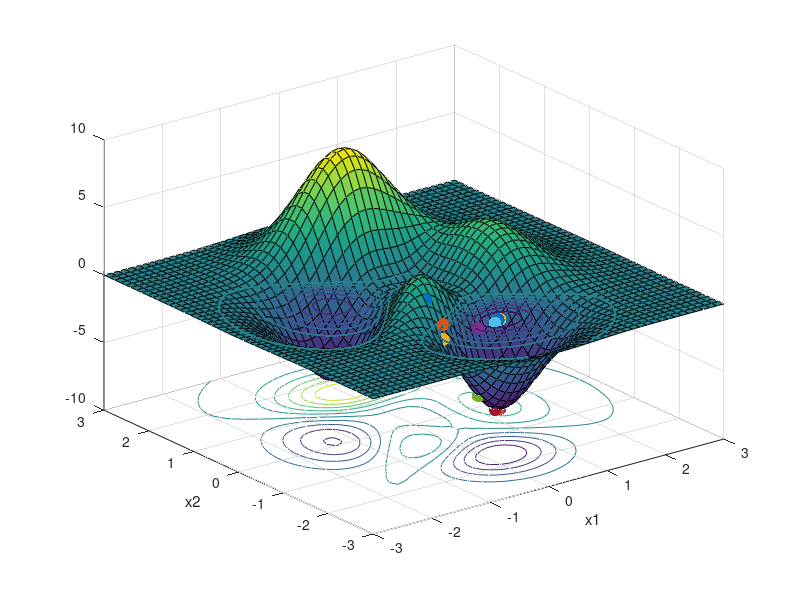
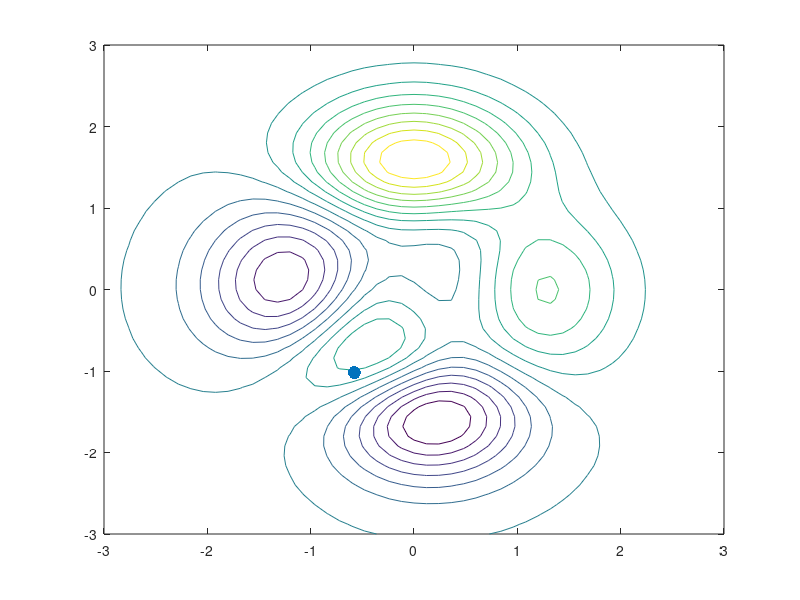

Reproduce these figures in MATLAB, in order.
funstr = '3*(1-x1).^2.*exp(-(x1.^2)-(x2+1).^2)-10*(x1/5-x1.^3-x2.^5).*exp(-x1.^2-x2.^2)-3*exp(-(x1+1).^2-x2.^2)';
f  = vectorize(inline(funstr));
range = [-3 3 -3 3]; 

N = 50
dx1 = (range(2)-range(1))/N;
dx2 = (range(4)-range(3))/N;

[x1,x2] = meshgrid(range(1):dx1:range(2), range(3):dx2:range(4));

z = (f(x1,x2));

figure(1)
surfc(x1,x2,z)
hold on

k=0;
n=100;

h=0.001;
alpha=0.05;
error = 1;
tol=1e-6;
znn =1


x1range=range(2)-range(1);
x2range=range(4)-range(3);

X1 = rand*x1range + range(1);
X2 = rand*x2range + range(3);

figure(2)

while k<n
    
    zn = f(X1,X2)
    
    error = zn-znn
    if abs(error)<tol
        break
    end
    vx1 = X1 + h;
    vx2 = X2 + h;
    gx1 = (f(vx1, X2) -zn)/h;
    gx2 = (f(X1, vx2) -zn)/h;
    contour(x1,x2,z,15);hold on;
    plot(X1,X2,'.','markersize',28,'markerfacecolor','k');
    drawnow
    figure(1)
    plot3(X1,X2,zn,'.','markersize',28,'markerfacecolor','k')
    xlabel('x1')
    ylabel('x2')
    drawnow
    hold on
    
    X1 = X1 -alpha * gx1;
    X2 = X2 -alpha * gx2;
    
    k = k + 1
    znn = zn;
end
    
    
